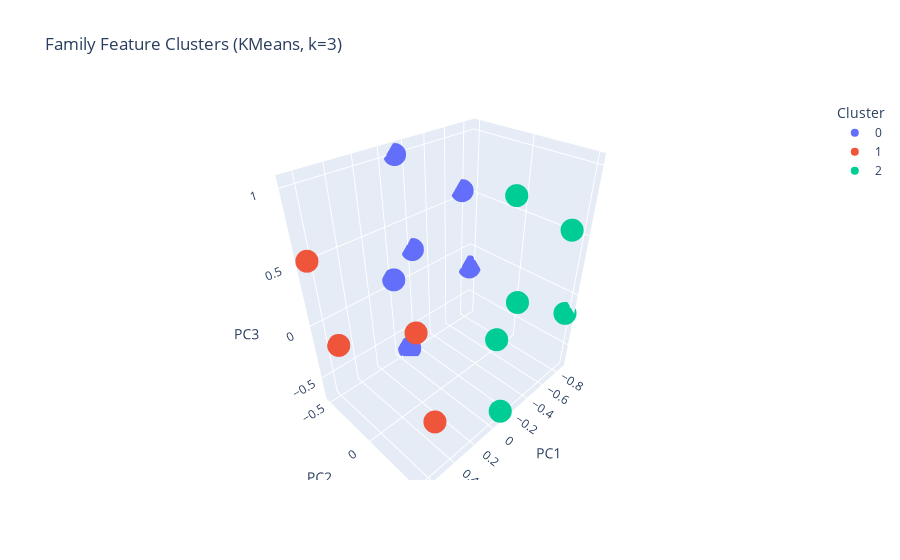

Notebook cell for this chart:
### Markdown cell above
Based on the elbow plot, **k=4** appears to be the optimal number of clusters, as this is where the inertia curve shows the most pronounced "elbow" - the point where adding more clusters provides diminishing returns.

### Code cell
import plotly.express as px

kmeans = KMeans(n_clusters=3, init="k-means++", random_state=42)
family_clusters = kmeans.fit_predict(family_df_scaled)
df_eng['Family Clusters'] = family_clusters

fig = px.scatter_3d(
    family_df_scaled,
    x="PC1",
    y="PC2",
    z="PC3",
    color=family_clusters.astype(str),
    title="Family Feature Clusters (KMeans, k=3)",
    labels={"color": "Cluster"}
)
fig.show()

### Figure 1 — Plotly figure (JSON) as saved in the notebook; plotly's stock layout.template omitted (floating-point values rounded to 4 significant figures; data arrays with more than 128 entries replaced by an {"elided": "..."} marker saying what was removed)
{"data": [{"hovertemplate": "Cluster=0<br>PC1=%{x}<br>PC2=%{y}<br>PC3=%{z}<extra></extra>", "legendgroup": "0", "marker": {"color": "#636efa", "symbol": "circle"}, "mode": "markers", "name": "0", "scene": "scene", "showlegend": true, "type": "scatter3d", "x": {"elided": "1833 float values"}, "y": {"elided": "1833 float values"}, "z": {"elided": "1833 float values"}}, {"hovertemplate": "Cluster=1<br>PC1=%{x}<br>PC2=%{y}<br>PC3=%{z}<extra></extra>", "legendgroup": "1", "marker": {"color": "#EF553B", "symbol": "circle"}, "mode": "markers", "name": "1", "scene": "scene", "showlegend": true, "type": "scatter3d", "x": {"elided": "3280 float values"}, "y": {"elided": "3280 float values"}, "z": {"elided": "3280 float values"}}, {"hovertemplate": "Cluster=2<br>PC1=%{x}<br>PC2=%{y}<br>PC3=%{z}<extra></extra>", "legendgroup": "2", "marker": {"color": "#00cc96", "symbol": "circle"}, "mode": "markers", "name": "2", "scene": "scene", "showlegend": true, "type": "scatter3d", "x": {"elided": "1930 float values"}, "y": {"elided": "1930 float values"}, "z": {"elided": "1930 float values"}}], "layout": {"legend": {"title": {"text": "Cluster"}, "tracegroupgap": 0}, "scene": {"domain": {"x": [0, 1], "y": [0, 1]}, "xaxis": {"title": {"text": "PC1"}}, "yaxis": {"title": {"text": "PC2"}}, "zaxis": {"title": {"text": "PC3"}}}, "title": {"text": "Family Feature Clusters (KMeans, k=3)"}}}
